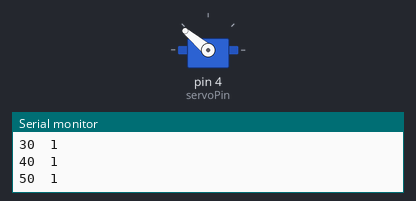
Simulated run of this sketch. Board: Arduino Uno, built with avr-gcc and run on an emulated ATmega328P. Shown: servo, the last lines printed to the serial monitor.

Above: at 0.05 s.
At 5.05 s:
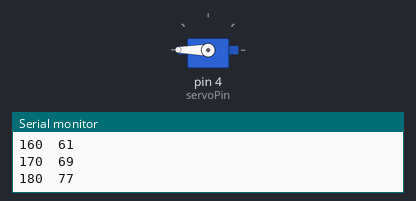
At 10.1 s:
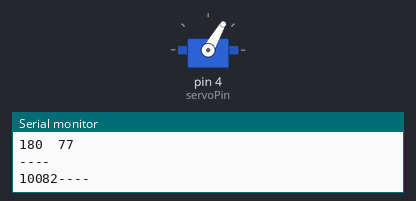
Timing chart, 0 to 13.2 s (numbered marks = the images above):
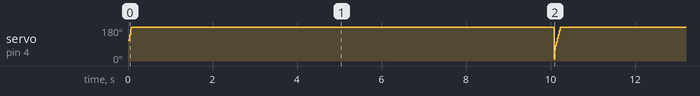

The sketch:

FindSettlingTimeofServo.ino
```cpp
#include <Servo.h>

Servo myservo;
int servoPin = 4;       // Khai báo chân điều khiển servo

void setup ()
{
  myservo.attach(servoPin);
  Serial.begin(9600);
}

void loop ()
{
  Serial.println("----");
  Serial.print(millis());
  Serial.println("----");
  int servoPos[19] = {0,10,20,30,40,50,60,70,80,90,100,110,120,130,140,150,160,170,180};

  for (int i=0;i<19;i++)
  {
    myservo.write(servoPos[i]);
    Serial.print(myservo.read());
    Serial.print("\t");
    Serial.print(millis());
    Serial.println();
  }
  delay(10000);
  /*for (servoPos = 0; servoPos <= 180; servoPos += 5)
  {
    myservo.write(servoPos);
    Serial.println(myservo.read());
    //delay(50);
  }

  for (servoPos = 180; servoPos >= 0; servoPos -= 5)
  {
    myservo.write(servoPos);
    Serial.println(myservo.read());
    //delay(50);
  }*/
}
```

Measured:
- by itself, servo on pin 4 (servoPin): ramps from 10° to 180° and jumps back, once every 10.2 s
